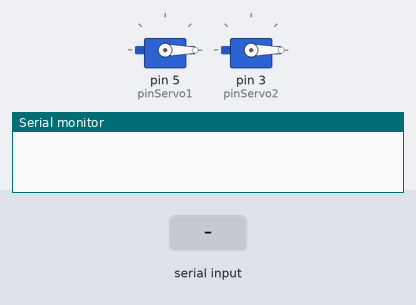
The sketch below on a simulated Arduino Uno, built with avr-gcc and run on an emulated ATmega328P. Parts: 2 × servo, the last lines printed to the serial monitor. The test bench sets the inputs (shaded band).

Above: at 1.2 s.
1.3 s: "1:90\n" received over Serial
At 3.3 s:
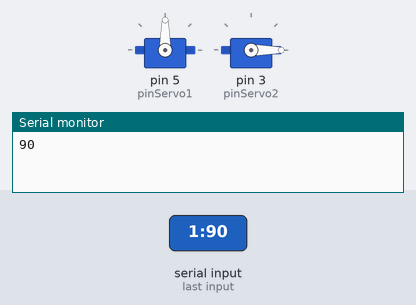
3.8 s: "3\n" received over Serial
Timing chart, 0 to 6.8 s (numbered marks = the images above; inputs shaded):
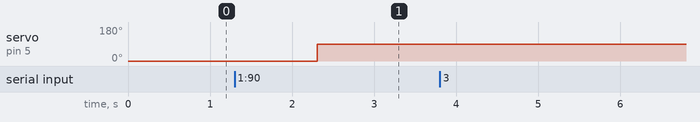

Measured:
- after the input at 1.3 s, servo on pin 5 (pinServo1): 0° → 90° after 1.0 s

The sketch:

ejercicio3.ino
```cpp
# include <Servo.h>

int pinServo1 = 5, pinServo2 = 3, posActServo1 = 0, posActServo2 = 0;
int separador, posNueva, option;
Servo servo1, servo2;
String op, cadena, grados;

void setup(){
  Serial.begin(9600);
  servo1.attach(pinServo1);
  servo1.write(0);
  servo2.attach(pinServo2);
  servo2.write(0);
  }

void loop(){
  if (Serial.available()> 0){
    cadena = Serial.readString();
    separador = cadena.indexOf(':');
    op = cadena.substring(0,separador);
    option = op.toInt();
    grados = cadena.substring(separador+1);
    posNueva = grados.toInt();

    switch (option){
      case 1:
        moverServo(1,posNueva);
        Serial.print(posActServo1);
        break;
      case 2:
        moverServo(2, posNueva);
        Serial.print(posActServo2);
        break;
      case 3:
        Serial.println(String(posActServo1)+","+String(posActServo2));
      }
      cadena = "\0";
    }
  }
void moverServo(int numServo, int posicion){
  if (numServo == 1){
    if (posicion != posActServo1){
      posActServo1 = posicion;
      servo1.write(posicion);
      }
    }
  else if (numServo == 2){
    if (posicion != posActServo2){
      posActServo2 = posicion;
      servo2.write(posicion);
      }
   }
  }
```
